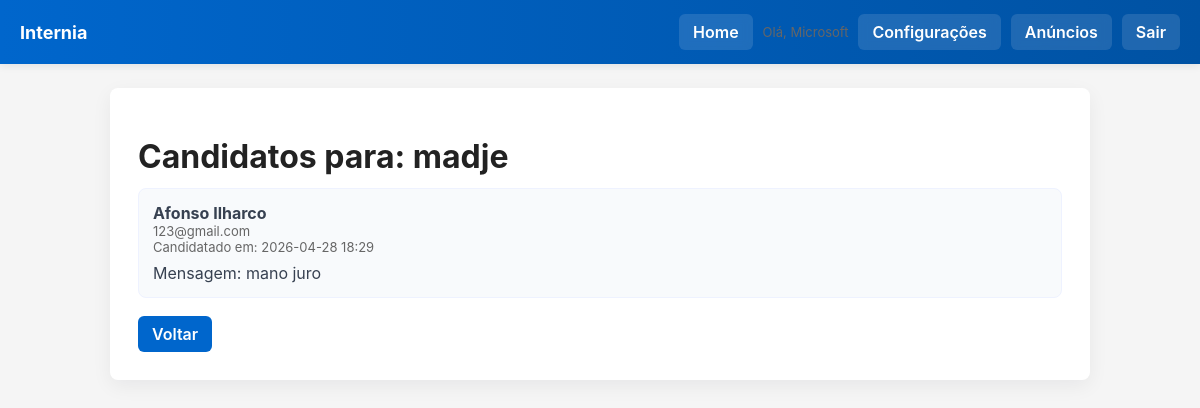
/dashboard/1/applicants (signed in), run on the app's committed database.
### models.py (models this page shows, shortened)
class Empresa(db.Model):
    __tablename__ = 'empresa'
    id = db.Column(db.Integer, primary_key=True, autoincrement=True)
    user_id = db.Column(db.Integer, db.ForeignKey('user.id'), unique=True, nullable=False)
    nome = db.Column(db.String, nullable=False)
    email = db.Column(db.String, nullable=False)
    website = db.Column(db.String, nullable=True)
    morada = db.Column(db.String, nullable=False)
    telefone = db.Column(db.String, nullable=False)
    descricao = db.Column(db.String, nullable=False)
    logo = db.Column(db.String, nullable=True)
    user = db.relationship('User', back_populates='empresa')
    anuncios = db.relationship('Anuncio', back_populates='empresa', cascade='all, delete-orphan')

class Anuncio(db.Model):
    __tablename__ = 'anuncio'
    id = db.Column(db.Integer, primary_key=True, autoincrement=True)
    empresa_id = db.Column(db.Integer, db.ForeignKey('empresa.id'), nullable=False)
    titulo = db.Column(db.String, nullable=False)
    descricao = db.Column(db.String)
    hora_entrada = db.Column(db.Time, nullable=True)
    hora_saida = db.Column(db.Time, nullable=True)
    empresa = db.relationship('Empresa', back_populates='anuncios')
    candidaturas = db.relationship('Candidatura', back_populates='anuncio', cascade='all, delete-orphan')

class Candidatura(db.Model):
    __tablename__ = 'candidatura'
    id = db.Column(db.Integer, primary_key=True, autoincrement=True)
    user_id = db.Column(db.Integer, db.ForeignKey('user.id'), nullable=False)
    anuncio_id = db.Column(db.Integer, db.ForeignKey('anuncio.id'), nullable=False)
    created_at = db.Column(db.DateTime, nullable=False, default=datetime.utcnow)
    mensagem = db.Column(db.String, nullable=True)
    __table_args__ = (db.UniqueConstraint('user_id', 'anuncio_id', name='uq_user_ad'),)
    user = db.relationship('User', back_populates='candidaturas')
    anuncio = db.relationship('Anuncio', back_populates='candidaturas')

class User(db.Model):
    __tablename__ = 'user'
    id = db.Column(db.Integer, primary_key=True, autoincrement=True)
    nome = db.Column(db.String, nullable=False)
    email = db.Column(db.String, unique=True, nullable=False)
    password = db.Column(db.String, nullable=False)
    role = db.Column(db.String(20), nullable=False, default='user')  # 'user' or 'empresa'
    foto_perfil = db.Column(db.String, nullable=True)
    cv_path = db.Column(db.String, nullable=True)
    two_factor_enabled = db.Column(db.Boolean, default=False, nullable=False)
    two_factor_secret = db.Column(db.String(64), nullable=True)
    backup_codes = db.Column(db.Text, nullable=True)
    empresa = db.relationship('Empresa', back_populates='user', uselist=False)
    candidaturas = db.relationship('Candidatura', back_populates='user', cascade='all, delete-orphan')

### app.py (the view)
@app.route('/dashboard/<int:ad_id>/applicants', methods=['GET'])
@login_required
@role_required('empresa')
def view_applicants(ad_id):
    anuncio = db.session.get(Anuncio, ad_id)
    if not anuncio:
        return "Anúncio não encontrado", 404
    empresa = db.session.query(Empresa).filter_by(user_id=session.get('user_id')).first()
    if not empresa or anuncio.empresa_id != empresa.id:
        return "Unauthorized", 403
    candidaturas = db.session.query(Candidatura).filter_by(anuncio_id=ad_id).all()
    return render_template('applicants.html', candidaturas=candidaturas, anuncio=anuncio)

### app.py (called while the page is built)
def login_required(f):
    @wraps(f)
    def decorated(*args, **kwargs):
        if not session.get('user_id'):
            return redirect(url_for('login'))
        return f(*args, **kwargs)
    return decorated

def role_required(*roles):
    def decorator(f):
        @wraps(f)
        def decorated(*args, **kwargs):
            if not session.get('user_id'):
                return redirect(url_for('login'))
            if session.get('role') not in roles:
                return "Forbidden", 403
            return f(*args, **kwargs)
        return decorated
    return decorator

### templates/applicants.html (shortened to what this page needs)
{% extends 'base.html' %}
{% block content %}
    <div>
        <h1 class="mb-12">Candidatos para: {{ anuncio.titulo }}</h1>
        {% if candidaturas %}
            <div class="vstack gap-10">
                {% for cand in candidaturas %}
                    <div class="card-muted">
                        <div>
                            <div class="label-strong">{{ cand.user.nome }}</div>
                            <div class="small">{{ cand.user.email }}</div>
                            <div class="small mb-6">Candidatado em: {{ cand.created_at.strftime('%Y-%m-%d %H:%M') if cand.created_at else '' }}</div>
                            {% if cand.mensagem %}
                                <div class="mt-8 text-primary">Mensagem: {{ cand.mensagem }}</div>
                            {% endif %}
                        </div>
                    </div>
                {% endfor %}
            </div>
        {% else %}
            <p class="muted">Nenhuma candidatura ainda.</p>
        {% endif %}
        <div class="mt-18">
            <a class="btn" href="{{ url_for('dashboard') }}">Voltar</a>
        </div>
    </div>
{% endblock %}

### templates/base.html (shortened to what this page needs)
<!DOCTYPE html>
<html lang="pt-PT">
<head>
    <link rel="stylesheet" href="{{ url_for('static', filename='css/main.css') }}">
</head>
<body>
    <header class="topbar">
        <a class="brand" href="{{ url_for('home') }}">Internia</a>
        <nav class="top-actions">
            <a class="btn" href="{{ url_for('home') }}">Home</a>
            {% if session.get('user_id') %}
                <span class="small">Olá, {{ session.get('nome') }}</span>
                <a class="btn" href="{{ url_for('settings_2fa') }}">Configurações</a>
                <a class="btn" href="{{ url_for('dashboard') }}">Anúncios</a>
                <a class="btn" href="{{ url_for('logout') }}">Sair</a>
            {% else %}
                <a class="btn" href="{{ url_for('login') }}">Entrar</a>
            {% endif %}
        </nav>
    </header>
    <main class="container">
        {% block content %}{% endblock %}
    </main>
</body>
</html>

### static/css/main.css (style rules this page uses)
:root { --primary:#0066cc; --primary-dark:#0052a3; --muted:#f5f5f5; --card:#ffffff; --radius:8px; }
* { box-sizing:border-box }
body { font-family:Inter, Arial, Helvetica, sans-serif;background:var(--muted);margin:0;padding:0;padding-top:64px;color:#222 }
header.topbar { position:fixed;top:0;left:0;right:0;height:64px;background:linear-gradient(90deg,var(--primary),var(--primary-dark));display:flex;align-items:center;justify-content:space-between;padding:0 20px;box-shadow:0 2px 8px rgba(0,0,0,0.08);z-index:20 }
.brand { color:white;font-weight:700;font-size:18px;text-decoration:none }
nav.top-actions { display:flex;gap:10px;align-items:center }
.btn { display:inline-block;padding:8px 14px;background:var(--primary);color:white;text-decoration:none;border-radius:6px;font-weight:600;backdrop-filter: blur(4px);transition:transform .18s ease, background .18s ease, box-shadow .12s ease }
header.topbar .btn { background:rgba(255,255,255,0.12);color:white }
main.container { max-width:980px;margin:24px auto;padding:28px;background:var(--card);border-radius:var(--radius);box-shadow:0 6px 20px rgba(16,24,40,0.06);animation:fadeIn .28s ease both }
.small { font-size:13px;color:#666 }
.card-muted { background:#f8fafc;border:1px solid #eef2ff;padding:14px;border-radius:8px }
.mt-18 { margin-top:18px }
.vstack { display:flex;flex-direction:column;gap:12px }
.gap-10 { gap:10px }
.mb-6 { margin-bottom:6px }
.mt-8 { margin-top:8px }
.text-primary { color:#374151 }
.mb-12 { margin-bottom:12px }
.label-strong { font-weight:700;color:#374151 }

### data on the page
Empresa: get "Microsoft"
Anuncio: titulo "madje"
Candidatura: user.nome "Afonso Ilharco", user.email "123@gmail.com", created_at "2026-04-28 18:29", mensagem "mano juro"
